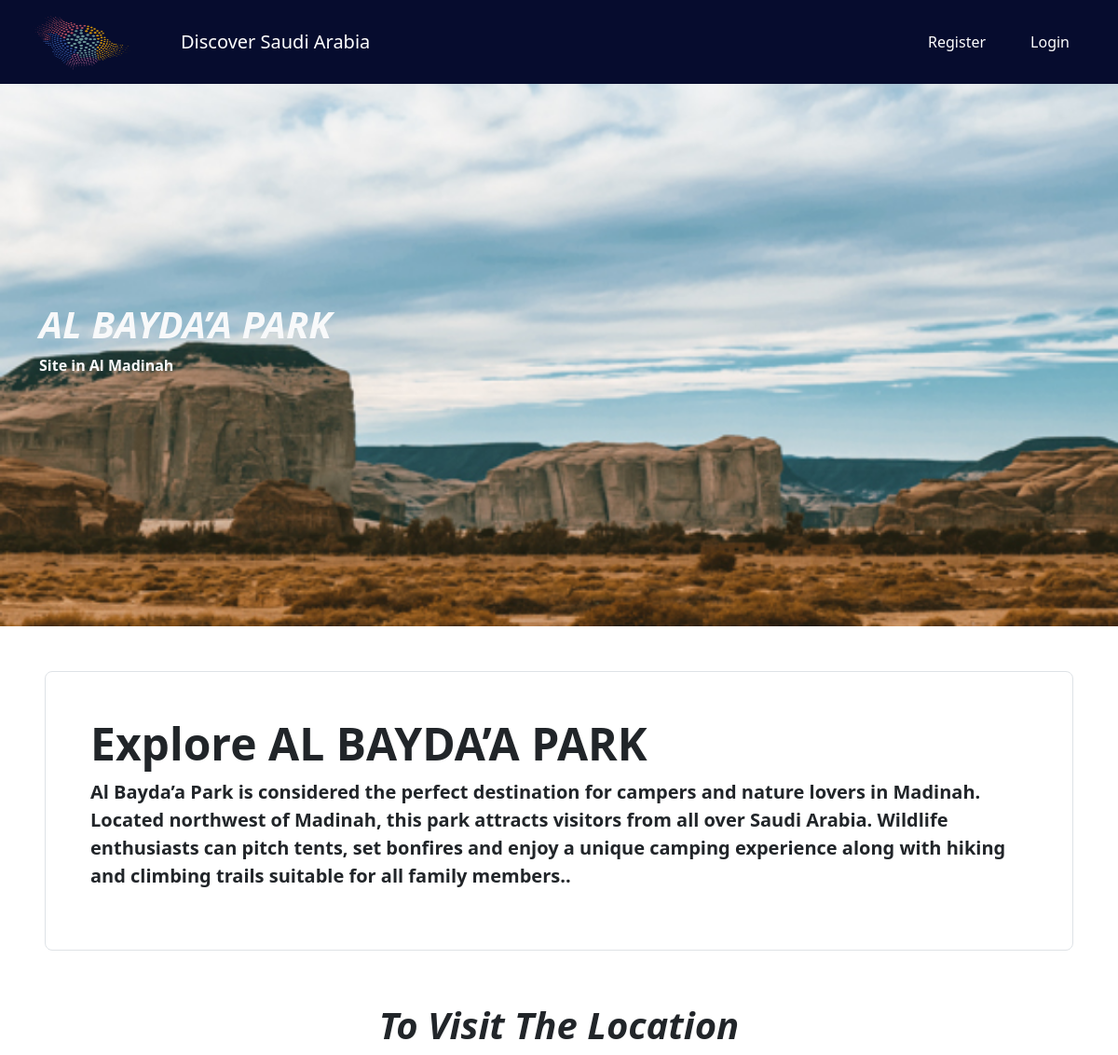
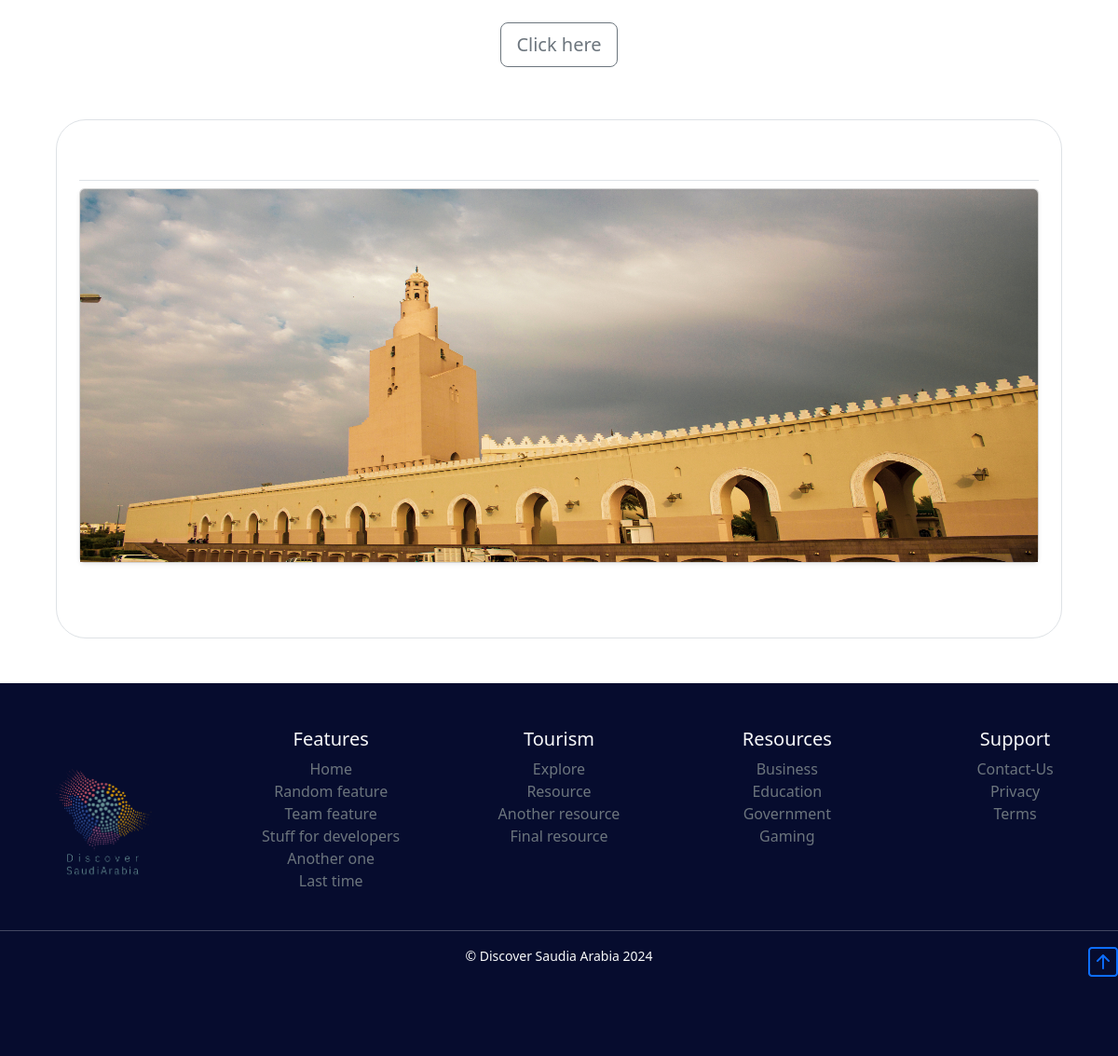
The page /destinations/sites/al-baydaa-park on the database its author committed (2 pictures, top to bottom).
### core/models.py (models this page shows, shortened)
class Site(models.Model):
    name=models.CharField(max_length=100)
    summary=models.TextField(max_length=1000)
    image=models.ImageField(upload_to=sites_image_upload)
    location=models.ImageField(upload_to=locations_image_upload)
    destination=models.ForeignKey(Destination, related_name='sites', on_delete=models.CASCADE)
    slug=models.SlugField(blank=True,null=True)
    map_link=models.URLField(max_length=250)

class Destination(models.Model):
    name=models.CharField(max_length=100)
    summary=models.TextField(max_length=1000)
    published_at=models.DateTimeField( auto_now=True)
    image=models.ImageField(upload_to=destination_image_upload)
    slug=models.SlugField(blank=True,null=True)

### core/views.py (the view)
# urls.py: path('destinations/sites/<str:slug>',views.site_detail_view,name="site_detail_view"),
def site_detail_view(request,slug):
    site_detail=Site.objects.get(slug=slug)
    context={'Site_detail_Var':site_detail}
    return render(request,'destinations/site_detail.html',context)

### core/templates/destinations/site_detail.html (shortened to what this page needs)
{% extends "base.html" %}
{% load static %}
{% block content %}
<main class="text-body-dark">
    <div class=" mt-4 "
    style="height: 75vh; min-height: 100px; background-image: url('{{Site_detail_Var.image.url}}'); background-size: cover; background-position: center; background-repeat: no-repeat;">
      <div class="container h-100 ">
        <div class="row h-100 align-items-center">
          <div class="col-12 text-left ">
            <h1 class="fw-bold text-light "> <i>{{Site_detail_Var.name}}</i> </h1>
            <p class=" fw-bold text-light  ">Site in {{Site_detail_Var.destination.name}} </p>
          </div>
        </div>
      </div>
    </div>
    <div class="p-5 w-100">
      <div class="col-md-12 ">
        <div class="h-100 p-5 border rounded-3 ">
          <h2  class="display-5 fw-bold ">Explore {{Site_detail_Var.name}}  </h2>
          <p class="lead fw-bold ">{{Site_detail_Var.summary}}.</p>
        </div>
      </div>
    </div>
    <div class="container">
      <div class="row my-2">
          <div class="col-lg-12 text-center ">
            <h1 class="fw-bold "> <i>To Visit The Location</i> </h1>
            <br>
              <a href="{{Site_detail_Var.map_link}}" class="btn btn-outline-secondary btn-lg m-0  ">Click here</a>
          </div>
        </div>
      </div>
    <div class="p-5">
      <div class="container">
        <div class="album py-5  border rounded-5">
          <div class="container px-4 py-2">
            <h2 class="pb-2 border-bottom text-center"></h2>
            <div class="col-lg-12 col-md-12 mb-4 text-center">
              <div class="col align-items-center justify-content-center" >
                  <div class="card shadow-sm  ">
                    <img src="{{Site_detail_Var.location.url}}" class="card-img-top" width="100%" height="400px" alt="...">
                  </div>
              </div>
            </div>
          </div>
        </div>
      </div>
    </div>
  </main>
{% endblock content %}

### rows shown on the page
Site: image (picture), name "AL BAYDA’A PARK", destination.name "Al Madinah", summary "Al Bayda’a Park is considered the perfect destination for campers and nature lovers in Madinah. Located northwest of Madinah, this park attracts visitors from all over Saudi Arabia. Wildlife enthusiasts can pitch tents, set bonfires and enjoy a unique camping experience along with hiking and climbing trails suitable for all family members.", location (picture)
